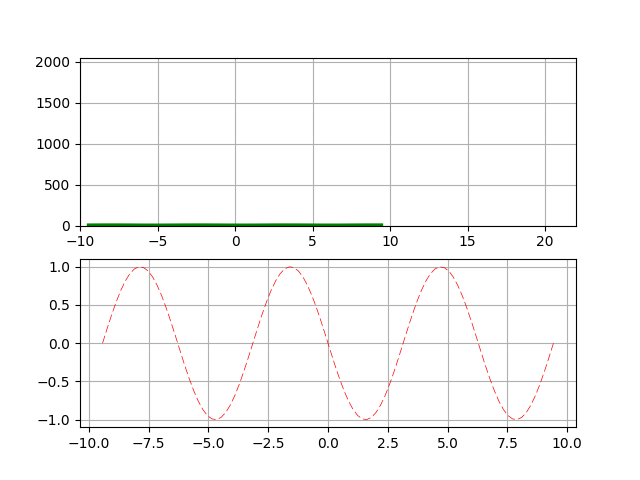

Generate this figure with Python:
import numpy as np 
import pylab as pl
x= [0,1,2,3,4,5,6,7,8,9,10,11,12,13,14,15,16,17,18,19,20,21]
y= [1996,1997,1998,1999,2000,2001,2002,2003,2004,2005,2006,2007,2008,2009,2010,2011,2012,2013,2014,2015,2016,2017]
pl.plot(x,y, 'k',linewidth=10)
x1= np.linspace(-3*np.pi, 3*np.pi, 22)
y2= np.sin(x)
pl.figure(1)
pl.subplot(211)
pl.plot(x1,y2, 'g', linewidth=3)
pl.axis([-10, 22, -1, 2050])
pl.grid(True)
pl.subplot(212)
x = np.linspace(-3*np.pi, 3*np.pi, 100)
y = np.sin(2014*x)
pl.plot(x, y, 'r',ls="--", linewidth=0.5)
pl.grid(True)
pl.savefig('compilacion.png')